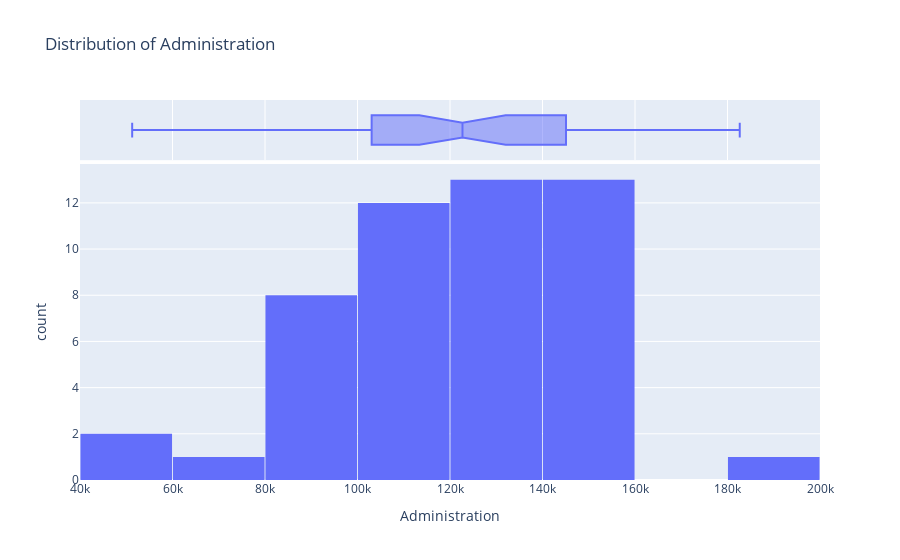

The notebook cell saved with this chart:
### Code cell
fig = px.histogram(startups, 
                   x='Administration', 
                   marginal='box',  
                   title='Distribution of Administration')
fig.update_layout(bargap=0.01)
fig.show()

### Figure 1 — Plotly figure (JSON) as saved in the notebook; plotly's stock layout.template omitted (floating-point values rounded to 4 significant figures)
{"data": [{"alignmentgroup": "True", "bingroup": "x", "hovertemplate": "Administration=%{x}<br>count=%{y}<extra></extra>", "legendgroup": "", "marker": {"color": "#636efa", "pattern": {"shape": ""}}, "name": "", "offsetgroup": "", "orientation": "v", "showlegend": false, "type": "histogram", "x": [136900.0, 151400.0, 101100.0, 118700.0, 91390.0, 99810.0, 147200.0, 145500.0, 148700.0, 108700.0, 110600.0, 91790.0, 127300.0, 135500.0, 156500.0, 122600.0, 121600.0, 145100.0, 114200.0, 153500.0, 113900.0, 153800.0, 122800.0, 105800.0, 99280.0, 139600.0, 144100.0, 127900.0, 182600.0, 153000.0, 115600.0, 152700.0, 129200.0, 103100.0, 157700.0, 85050.0, 127100.0, 51280.0, 65950.0, 82980.0, 118500.0, 84710.0, 96190.0, 127400.0, 154800.0, 124200.0, 115800.0, 135400.0, 51740.0, 117000.0], "xaxis": "x", "yaxis": "y"}, {"alignmentgroup": "True", "hovertemplate": "Administration=%{x}<extra></extra>", "legendgroup": "", "marker": {"color": "#636efa"}, "name": "", "notched": true, "offsetgroup": "", "showlegend": false, "type": "box", "x": [136900.0, 151400.0, 101100.0, 118700.0, 91390.0, 99810.0, 147200.0, 145500.0, 148700.0, 108700.0, 110600.0, 91790.0, 127300.0, 135500.0, 156500.0, 122600.0, 121600.0, 145100.0, 114200.0, 153500.0, 113900.0, 153800.0, 122800.0, 105800.0, 99280.0, 139600.0, 144100.0, 127900.0, 182600.0, 153000.0, 115600.0, 152700.0, 129200.0, 103100.0, 157700.0, 85050.0, 127100.0, 51280.0, 65950.0, 82980.0, 118500.0, 84710.0, 96190.0, 127400.0, 154800.0, 124200.0, 115800.0, 135400.0, 51740.0, 117000.0], "xaxis": "x2", "yaxis": "y2"}], "layout": {"bargap": 0.01, "barmode": "relative", "legend": {"tracegroupgap": 0}, "title": {"text": "Distribution of Administration"}, "xaxis": {"anchor": "y", "domain": [0, 1], "title": {"text": "Administration"}}, "xaxis2": {"anchor": "y2", "domain": [0, 1], "matches": "x", "showgrid": true, "showticklabels": false}, "yaxis": {"anchor": "x", "domain": [0, 0.8316], "title": {"text": "count"}}, "yaxis2": {"anchor": "x2", "domain": [0.8416, 1], "matches": "y2", "showgrid": false, "showline": false, "showticklabels": false, "ticks": ""}}}
